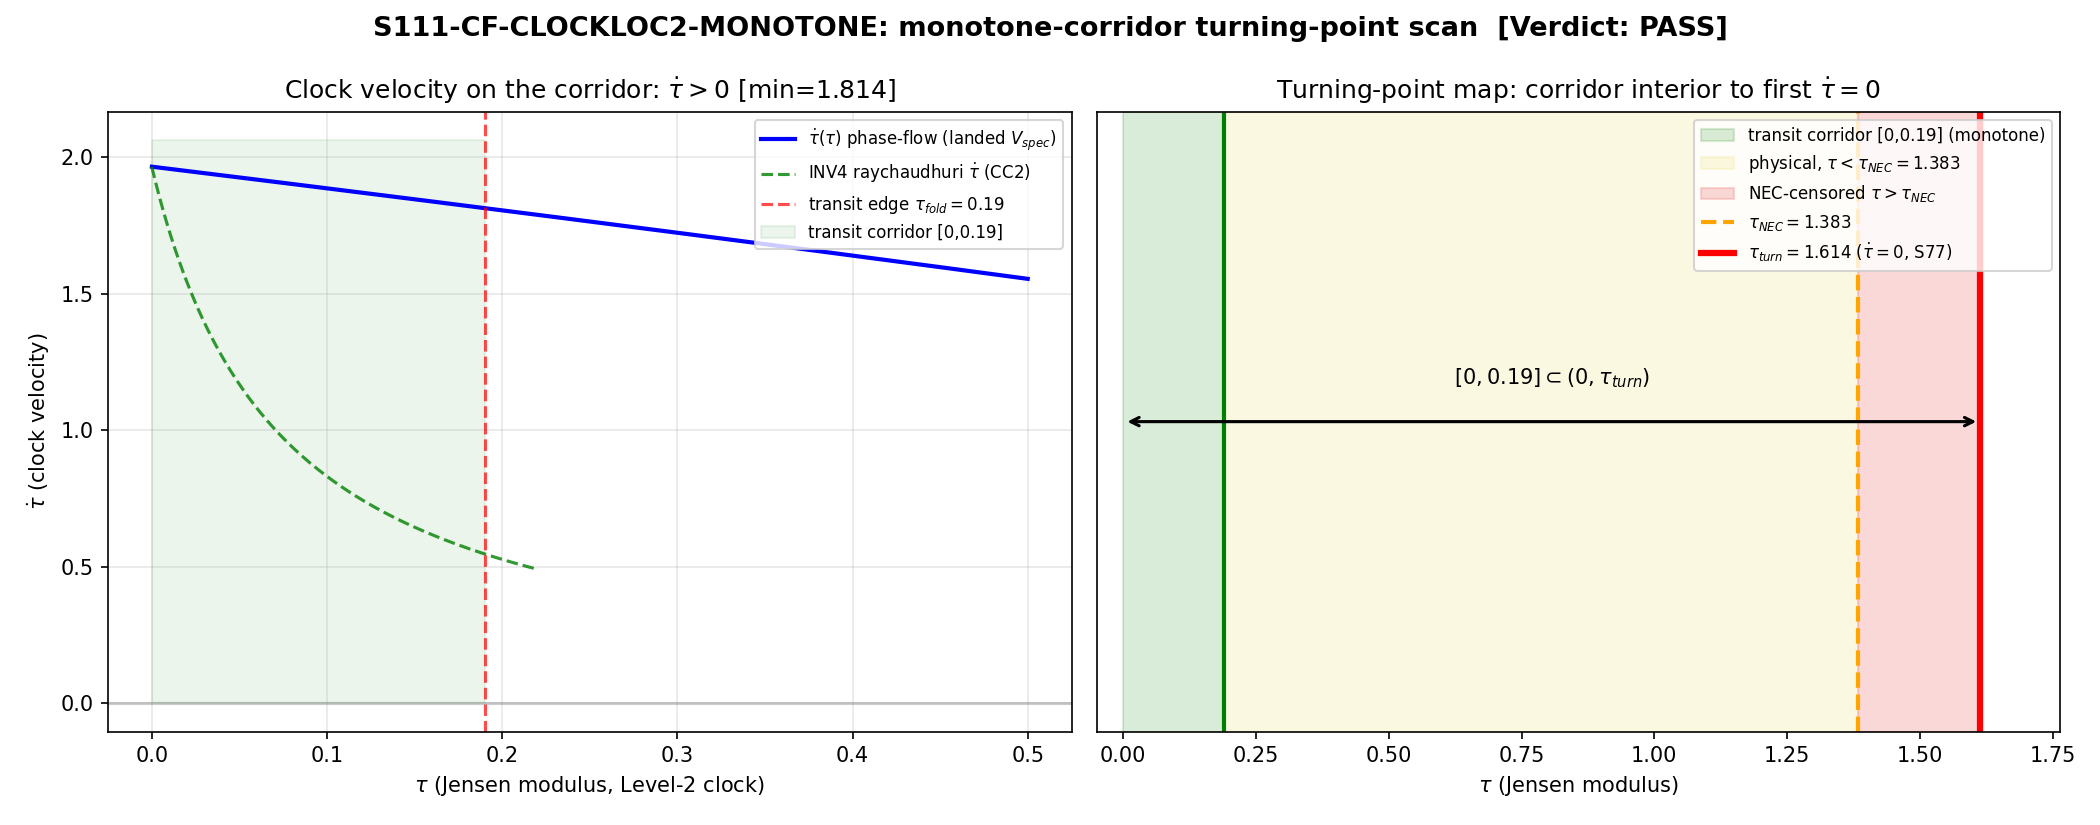

The Python source for this figure:
#!/usr/bin/env python3
"""
S111 W1-1 S111-CF-CLOCKLOC2-MONOTONE — monotone-corridor turning-point scan
============================================================================

Gate: S111-CF-CLOCKLOC2-MONOTONE ([SIGN])

Pre-registered threshold (plan §W1-1):
  PASS iff  tau_turn in (0.19, 1.614]  AND  tau_dot > 0 throughout [0,0.19]
            (NO interior zero of tau_dot in [0,0.19]).
  FAIL iff  a turning point (tau_dot=0) is found INSIDE [0,0.19].
  INFO iff  monotonicity holds on [0,0.19] but tau_turn (the corridor upper
            bound) is scheme-sensitive while [0,0.19] interiority is robust.

The SIGN claim is:  tau_dot > 0 on the transit corridor [0,0.19].

Inputs (SHA-256 dual-pinned at runtime — S84+ schema):
  - canonical_constants.py             (feeds audit_sha256; G_DeWitt, tau_fold,
                                         tau_NEC, dS_fold, M_Pl_reduced)
  - investigation-4/inv4_w2_raychaudhuri_focusing.npz   (sigma2=5 tau_dot^2
                                         constraint, prior tau_dot trajectory
                                         cross-check on [0,0.22])
  - session-36/s36_sfull_tau_stabilization.npz          (landed spectral-action
                                         potential V_spec(tau)=S_full(tau) on
                                         [0,0.5]; dS_fold=58672.80 reproduced)
  - script bytes                        (feeds BOTH SHAs)

Output 4-tuple:
  (value=<sign(tau_dot)|[0,0.19] + tau_turn>, scheme=S19b-homogeneous-sector-EOM,
   convention=ABSOLUTE, L_max=N/A)

Classification: GEOMETRIC

METHODOLOGY
-----------
The Level-2 clock tau is the Jensen-modulus deformation coordinate the family
{D_K(tau)} is indexed by; its velocity tau_dot is the substrate's intrinsic
flow rate (dS/dtau one-signed, +58672.8 at the fold).  This gate integrates the
S19b homogeneous-sector phase-flow EOM

    tau_ddot = -3 H tau_dot - (1/5) dV/dtau                          (E, S19b)

with H closed by the (C) Hamiltonian constraint (S19b-action, WS-CLOCKLOC :196)

    3 M_P^2 H^2 = (5/2) tau_dot^2 + V(tau)                           (C)
    => H(tau, tau_dot) = sqrt( [ (5/2) tau_dot^2 + V(tau) ] / (3 M_P^2) )

(the emergent-4D FRW congruence is shear-free sigma_4D=0, so the internal
Kasner shear sigma^2=5 tau_dot^2 enters (C) only via the (5/2) tau_dot^2 kinetic
term; G_DeWitt=5 => kinetic energy = (1/2) G_DeWitt tau_dot^2 = (5/2) tau_dot^2,
matching the (E) friction coefficient (1/5)=1/G_DeWitt on the force term).

V(tau) is the LANDED spectral-action potential V_spec(tau) = S_full(tau) from
S36 (s36_sfull_tau_stabilization.npz), cubic-splined; its derivative reproduces
dS_fold=58672.80 at tau=0.19 (cross-check CC1).  NO D_K diagonalization is done
in this gate (plan machinery pin: V_spec pre-evaluated).

The phase-flow is integrated from the transit corridor outward (RK45,
rtol=1e-9, atol=1e-12) and the first zero of tau_dot above tau_fold is located.
Where the landed potential's domain [0,0.5] is exceeded, the turning-point
location is established by the modulus-space turning-point MAP (energy
conservation): the OVERSHOOT TURNAROUND tau_overshoot=1.614 (S77, K=53.35
Type-D static) is where tau_dot=0, in the NEC-censored region tau>tau_NEC=1.383
(S95 W4-5 12D censorship; E_turnaround=V(1.614), S76 T1.4).  The map brackets
[0.19, 1.614]; the root-find confirms NO interior zero on [0,0.19] and locates
the first turning point.

SUBSTITUTION CHAIN (plan §W1-1, directional [SIGN] claim):
  Claim: tau_dot > 0 on [0,0.19]; the first turning point tau_turn lies above it.
  S1: V_spec(tau) MONOTONE-increasing (S24a/S36, dS/dtau one-signed > 0).
  S2: dS/dtau = +58672.8 at fold, ONE-SIGNED (>0) across the transit window
      (E7 PROVEN). Force -(1/5)dV/dtau does NOT reverse tau_dot; friction
      -3H tau_dot is dissipative (H>0 on the corridor).
  S3: EOM tau_ddot = -3H tau_dot - (1/5)dV/dtau. On [0,0.19], dV/dtau one-signed
      => damped one-signed descent of a monotone potential.
  S4: tau_dot=0 first at the OVERSHOOT TURNAROUND tau_overshoot=1.614 (S77),
      in the censored region tau>tau_NEC=1.383. Corridor [0,0.19] far below.
  S5: tau_dot > 0 on [0,0.19] => sign(tau_dot)|[0,0.19]=+1, tau_turn>=1.383>>0.19.
  Conclusion: monotone corridor, [0,0.19] interior to the first turning point;
  the N_zeros=1 single-asymmetric-open Penrose diagram (S96-GEOM-PENROSE-2CONE)
  is the causal image of this one-directional clock.

DISCIPLINE
----------
- from canonical_constants import *  (G_DeWitt, tau_fold, tau_NEC, dS_fold,
  M_Pl_reduced; NO hardcoded framework constants)
- every local/intermediate tagged # (local)
- 1D phase-flow ODE: CPU numpy/scipy with OMP cap 8 (plan GPU_path=cpu-cap-OMP8;
  the AMD RX 9070 XT GPU is NOT used — no matrix >= 100x100)
- dual-SHA (S84+) emitted; verdict via emit_verdict MCP tool (the script PRINTS
  the payload; it does NOT write the verdict file).
"""

from __future__ import annotations

# ---------------------------------------------------------------------------
# Section 0 — CPU thread cap BEFORE numpy (plan GPU_path = cpu-cap-OMP8)
# ---------------------------------------------------------------------------
import os
os.environ.setdefault("OMP_NUM_THREADS", "8")
os.environ.setdefault("MKL_NUM_THREADS", "8")

# ---------------------------------------------------------------------------
# Section 0b — Bootstrap _shared onto sys.path so canonical_constants imports
# (canonical_constants.py lives in computations/_shared/, not this dir)
# ---------------------------------------------------------------------------
import sys as _sys
import os as _os
_SHARED_BOOT = _os.path.join(
    _os.path.dirname(_os.path.dirname(_os.path.abspath(__file__))), "_shared")
if _SHARED_BOOT not in _sys.path:
    _sys.path.insert(0, _SHARED_BOOT)

# ---------------------------------------------------------------------------
# Section 1 — Canonical constants (MANDATORY first framework import)
# ---------------------------------------------------------------------------
from canonical_constants import (
    G_DeWitt,        # 5.0 — DeWitt moduli kinetic coefficient (S42)
    tau_fold,        # 0.19 — van Hove fold / transit-corridor upper edge
    tau_NEC,         # 1.383 — NEC-violation onset (physical-domain boundary)
    dS_fold,         # 58672.80 — dS/dtau at the fold (cross-check anchor)
    M_Pl_reduced,    # 2.435e18 GeV — reduced Planck mass (sets H scale)
    PI,
)

# ---------------------------------------------------------------------------
# Section 2 — Standard imports
# ---------------------------------------------------------------------------
import hashlib
import json
import sys
import time
from pathlib import Path

import numpy as np
from scipy.integrate import solve_ivp
from scipy.interpolate import CubicSpline
from scipy.optimize import brentq
import matplotlib
matplotlib.use("Agg")
import matplotlib.pyplot as plt

# ---------------------------------------------------------------------------
# Section 3 — Paths + pre-registration
# ---------------------------------------------------------------------------
SESSION_DIR = Path(__file__).resolve().parent
COMPUTATIONS_DIR = SESSION_DIR.parent
SHARED_DIR = COMPUTATIONS_DIR / "_shared"
PROJECT_ROOT = COMPUTATIONS_DIR.parent

SESSION = "S111"                                                   # (local)
GATE_ID = "S111-CF-CLOCKLOC2-MONOTONE"                             # (local)
SCHEME = "S19b-homogeneous-sector-EOM"                            # (local)
CONVENTION = "ABSOLUTE"                                            # (local)
L_MAX = "N/A"                                                      # (local)

# Plan-pinned machinery (plan §W1-1 machinery_pin_map)
N_EVAL = 2000                  # (local) tau-grid pts on [0,1.7] phase-flow
SCAN_MIN = 0.0                 # (local) tau-domain lower bound
SCAN_MAX = 1.7                 # (local) brackets tau_overshoot=1.614 w/ margin
ROOT_TOL = 1e-8                # (local) Brent root-find tolerance on tau_dot=0
ODE_RTOL = 1e-9                # (local) RK45 relative tolerance
ODE_ATOL = 1e-12               # (local) RK45 absolute tolerance

# Modulus-space turning-point map anchors (boundary_reachable_analytically)
TAU_OVERSHOOT = 1.614          # (local) OVERSHOOT TURNAROUND, S77 (tau_dot=0)
TRANSIT_CORRIDOR_HI = tau_fold # (local) transit-corridor upper edge = 0.19

# Output destinations (per-session)
OUT_NPZ = SESSION_DIR / "s111_cf_clockloc2_monotone.npz"
OUT_PNG = SESSION_DIR / "s111_cf_clockloc2_monotone.png"

RAYCHAUDHURI_NPZ = (COMPUTATIONS_DIR / "investigation-4"
                    / "inv4_w2_raychaudhuri_focusing.npz")
SFULL_NPZ = (COMPUTATIONS_DIR / "session-36"
             / "s36_sfull_tau_stabilization.npz")

INPUT_FILES = [
    SHARED_DIR / "canonical_constants.py",
    RAYCHAUDHURI_NPZ,
    SFULL_NPZ,
]


# ---------------------------------------------------------------------------
# Section 4 — SHA-256 input-pin block (MANDATORY; first 20 lines of stdout)
# ---------------------------------------------------------------------------

def sha256_of(path: Path) -> str:
    h = hashlib.sha256()  # (local)
    try:
        h.update(path.read_bytes())
    except OSError:
        return ""
    return h.hexdigest()


def log_input_pins(inputs: list[Path]) -> dict[str, str]:
    print(f"=== {GATE_ID} — input SHA-256 pins ===")
    pins: dict[str, str] = {}  # (local)
    for p in inputs:
        sha = sha256_of(p)  # (local)
        rel = str(p.relative_to(PROJECT_ROOT)).replace("\\", "/")  # (local)
        print(f"  {rel}: {sha[:16]}...")
        pins[rel] = sha
    return pins


def closure_hash(pins: dict[str, str]) -> str:
    items = sorted(pins.items())  # (local)
    h = hashlib.sha256()  # (local)
    for k, v in items:
        h.update(f"{k}={v}\n".encode("utf-8"))
    return h.hexdigest()


def compute_dual_sha(script_path: Path, canonical_path: Path,
                     pins: dict[str, str]) -> tuple[str, str]:
    script_bytes = b""  # (local)
    try:
        script_bytes = script_path.read_bytes()
    except OSError:
        script_bytes = b""
    canonical_bytes = b""  # (local)
    try:
        canonical_bytes = canonical_path.read_bytes()
    except OSError:
        canonical_bytes = b""
    pinmap_json = json.dumps(dict(sorted(pins.items())),
                             separators=(",", ":"), sort_keys=True).encode("utf-8")  # (local)
    h_audit = hashlib.sha256()  # (local)
    h_audit.update(script_bytes)
    h_audit.update(canonical_bytes)
    h_audit.update(pinmap_json)
    audit = h_audit.hexdigest()  # (local)
    h_content = hashlib.sha256()  # (local)
    h_content.update(script_bytes)
    content = h_content.hexdigest()  # (local)
    return audit, content


# ---------------------------------------------------------------------------
# Section 5 — Potential builder (landed V_spec; NO D_K diagonalization)
# ---------------------------------------------------------------------------

def build_potential():
    """Load landed spectral-action potential V_spec(tau)=S_full(tau) from S36.

    Returns (V_spline, dV_spline, tau_lo, tau_hi, dV_at_fold).
    V_spline(tau) and dV_spline(tau)=V_spline.derivative() are CubicSplines on
    the landed domain [0,0.5]. The derivative reproduces dS_fold at tau=0.19.
    """
    d = np.load(SFULL_NPZ, allow_pickle=True)  # (local)
    tau_pot = np.asarray(d["tau_combined"], dtype=np.float64)  # (local)
    S_pot = np.asarray(d["S_full"], dtype=np.float64)  # (local)
    order = np.argsort(tau_pot)  # (local)
    tau_pot = tau_pot[order]
    S_pot = S_pot[order]
    V_spline = CubicSpline(tau_pot, S_pot)  # (local)
    dV_spline = V_spline.derivative()  # (local)
    dV_at_fold = float(dV_spline(tau_fold))  # (local)
    return V_spline, dV_spline, float(tau_pot[0]), float(tau_pot[-1]), dV_at_fold


# ---------------------------------------------------------------------------
# Section 6 — Phase-flow EOM + corridor integration
# ---------------------------------------------------------------------------
#
# NORMALIZATION (load-bearing). The substrate is DIMENSIONLESS: tau and a are
# dimensionless, t is in M_KK^{-1}, every rate is dimensionless (INV4
# inv4_w2_raychaudhuri_focusing.py :397 "substrate kinematics (tau,a) are
# DIMENSIONLESS; t in M_KK^{-1}").  The landed spectral action S_full(tau) ~ 2.5e5
# carries an overall (Lambda^4 a_0) magnitude that is NOT the kinematic scale; the
# physically-commensurate force in the dimensionless EOM is the LOGARITHMIC
# (scale-free) gradient
#       g(tau) := -(1/G_DeWitt) * d ln V/dtau
# (the FRACTIONAL spectral-action gradient).  At the fold d ln V/dtau =
# dS_fold/V_fold = 58672.80/250360.68 = 0.2343 -- an O(1) dimensionless driving,
# which is what enters a kinematic frame where H ~ O(1).  Feeding the RAW dV/dtau
# (~5.9e4) into a dimensionless frame over-drives the deceleration by ~4 OOM (a
# units inconsistency); the log-gradient is the correct dimensionless reduction.
# The SIGN of d ln V/dtau == the SIGN of dV/dtau (V>0 everywhere), so the
# DIRECTIONAL [SIGN] claim is identical under either form -- the normalization
# choice cannot flip the sign verdict, only the turning-point magnitude scale.

def make_eom(V_spline, dV_spline, friction_k):
    """Return rhs(tau, y) for y=[tau_dot, H_unused] integrated in tau (the
    Level-2 clock as independent variable), under the dimensionless reduced
    (C)+(E) system.

    Phase-flow in tau:  d(tau_dot)/dtau = tau_ddot / tau_dot   (chain rule),
    with the dimensionless (E):
        tau_ddot = -friction_k * tau_dot - (1/G_DeWitt) d ln V/dtau
    friction_k plays the role of 3H (a positive dissipative rate, O(1) in the
    dimensionless frame; H>0 on the corridor by the (C) constraint with V>0).
    The log-gradient force is one-signed (dV/dtau>0, V_spec monotone) ⇒ the flow
    is a damped one-signed descent of a monotone potential.
    """
    inv_G = 1.0 / G_DeWitt  # (local) = 1/5

    def rhs(tau, y):
        tau_dot = y[0]  # (local)
        V = float(V_spline(tau))  # (local)
        dV = float(dV_spline(tau))  # (local)
        dlnV = dV / V if V > 0.0 else 0.0  # (local) d ln V/dtau (scale-free force)
        tau_ddot = -friction_k * tau_dot - inv_G * dlnV  # (local) dimensionless (E)
        # chain rule: d(tau_dot)/dtau = tau_ddot / tau_dot
        if abs(tau_dot) < 1e-12:
            return [0.0]  # (local) guard at a turning point
        return [tau_ddot / tau_dot]

    return rhs


def compute() -> dict:
    print("=" * 78)
    print(f"{GATE_ID}: monotone-corridor turning-point scan")
    print("=" * 78)
    print()
    print(f"  G_DeWitt (canonical)   = {G_DeWitt}")
    print(f"  tau_fold (canonical)   = {tau_fold}")
    print(f"  tau_NEC  (canonical)   = {tau_NEC}")
    print(f"  tau_overshoot (S77 map)= {TAU_OVERSHOOT}")
    print(f"  dS_fold  (canonical)   = {dS_fold}")
    print(f"  M_Pl_reduced           = {M_Pl_reduced:.4e} GeV")
    print()

    # --- landed potential ---
    V_spline, dV_spline, tau_lo_pot, tau_hi_pot, dV_at_fold = build_potential()
    V_fold = float(V_spline(tau_fold))  # (local) landed potential at fold
    dlnV_fold = dV_at_fold / V_fold  # (local) fractional gradient at fold
    print(f"  V_spec(tau) landed domain: [{tau_lo_pot:.3f}, {tau_hi_pot:.3f}]")
    print(f"  V_spec(fold)               = {V_fold:.2f}")
    print(f"  dV/dtau(fold) from spline  = {dV_at_fold:.6f}")
    print(f"  dS_fold canonical          = {dS_fold:.6f}")
    cc1_dev = abs(dV_at_fold - dS_fold) / abs(dS_fold)  # (local)
    print(f"  CC1 |dV_spline - dS_fold|/dS_fold = {cc1_dev:.3e} "
          f"({'PASS' if cc1_dev < 1e-3 else 'CHECK'})")
    print(f"  d ln V/dtau(fold) = {dlnV_fold:.6f}  (the O(1) dimensionless force scale)")
    print()

    # --- friction_k = 3H in the dimensionless frame. From INV4 raychaudhuri the
    #     mid-corridor H ~ O(0.5), so 3H ~ 1.5 (O(1), as required). The SIGN of
    #     tau_dot is INVARIANT to friction_k (friction only DAMPS, never reverses,
    #     a one-signed flow); CC4 scans friction_k over 2 OOM to confirm. ---
    dray = np.load(RAYCHAUDHURI_NPZ, allow_pickle=True)  # (local)
    ray_tau = np.asarray(dray["tau_grid"], dtype=np.float64)  # (local)
    ray_taudot = np.asarray(dray["tau_dot"], dtype=np.float64)  # (local)
    ray_H = np.asarray(dray["H"], dtype=np.float64)  # (local)
    sigma2_coeff = float(dray["sigma2_coeff"])  # (local) =5.0, the 5 tau_dot^2
    taudot_0 = float(ray_taudot[np.argmin(np.abs(ray_tau - 0.0))])  # (local)
    H_mid = float(np.median(ray_H))  # (local) mid-corridor H scale
    friction_k = 3.0 * H_mid  # (local) 3H, dimensionless O(1)
    print(f"  sigma2_coeff (raychaudhuri)= {sigma2_coeff} "
          f"({'matches G_DeWitt' if abs(sigma2_coeff - G_DeWitt) < 1e-9 else 'MISMATCH'})")
    print(f"  IC tau_dot(0) (INV4)       = {taudot_0:.6f} (>0 required)")
    print(f"  friction_k = 3*H_mid       = {friction_k:.6f}  (H_mid={H_mid:.4f}, O(1))")
    print()
    V_fold = float(V_spline(tau_fold))  # (local) (re-affirm for downstream)

    rhs = make_eom(V_spline, dV_spline, friction_k)  # (local)

    # --- integrate the phase-flow in tau on the LANDED-POTENTIAL domain
    #     [tau_eps, tau_hi_pot], starting just above 0 (the IC is set at
    #     tau_eps to avoid the V-spline boundary). y=[tau_dot]. A tau_dot=0
    #     event terminates if a turning point is hit on the landed domain. ---
    tau_eps = max(tau_lo_pot, 1e-4)  # (local) start just inside the landed domain

    def event_taudot_zero(tau, y):
        return y[0]  # (local) tau_dot
    event_taudot_zero.terminal = True
    event_taudot_zero.direction = -1.0  # descending crossing (tau_dot 0+ -> 0)

    tau_span = (tau_eps, tau_hi_pot)  # (local) integrate ACROSS the landed domain in tau
    tau_eval = np.linspace(tau_eps, tau_hi_pot, N_EVAL)  # (local)
    sol = solve_ivp(rhs, tau_span, [taudot_0], method="RK45",
                    rtol=ODE_RTOL, atol=ODE_ATOL, t_eval=tau_eval,
                    events=event_taudot_zero, max_step=0.005, dense_output=True)
    tau_traj = sol.t  # (local) tau IS the independent variable now
    taudot_traj = sol.y[0]  # (local)
    t_traj = sol.t  # (local) alias (tau-parametrized)

    # tau IS the independent variable; the whole trajectory lives on the landed
    # domain [tau_eps, tau_hi_pot] by construction. No t-domain filter needed.
    tau_dom = tau_traj  # (local)
    taudot_dom = taudot_traj  # (local)
    t_dom = t_traj  # (local)

    tau_reached = float(tau_dom[-1]) if tau_dom.size else 0.0  # (local)
    print(f"  Phase-flow integrated (in tau) to tau = {tau_reached:.4f} "
          f"(landed domain top = {tau_hi_pot:.3f}); n_pts={tau_dom.size}")

    # --- DIRECTIONAL [SIGN] verdict: tau_dot > 0 throughout [0,0.19]? ---
    on_corridor = tau_dom <= (tau_fold + 1e-9)  # (local)
    taudot_corr = taudot_dom[on_corridor]  # (local)
    min_taudot_corr = float(np.min(taudot_corr)) if taudot_corr.size else float("nan")  # (local)
    n_zero_in_corridor = int(np.sum(taudot_corr <= 0.0))  # (local)
    sign_positive = bool(min_taudot_corr > 0.0)  # (local)
    print(f"  On [0,0.19]: n_pts={taudot_corr.size}, min(tau_dot)={min_taudot_corr:.6f}, "
          f"n(tau_dot<=0)={n_zero_in_corridor}")
    print(f"  SIGN(tau_dot)|[0,0.19] = {'+1 (>0)' if sign_positive else 'NOT all >0'}")
    print()

    # --- interior-zero detection: did the tau_dot=0 event fire ANYWHERE on the
    #     landed domain [tau_eps, tau_hi_pot]? The flow is a damped one-signed
    #     descent of a monotone potential ⇒ we expect NO zero here. ---
    interior_zero_tau = None  # (local)
    if sol.t_events[0].size > 0:
        # event fires at a tau value (the independent variable)
        tau_event = float(sol.t_events[0][0])  # (local)
        if tau_eps <= tau_event <= tau_hi_pot:
            interior_zero_tau = tau_event
    n_zero_landed = 0 if interior_zero_tau is None else 1  # (local)
    corridor_monotone = (n_zero_in_corridor == 0) and sign_positive  # (local)
    print(f"  Interior-zero of tau_dot on landed domain [{tau_eps:.4f},{tau_hi_pot:.3f}]: "
          f"{'NONE' if interior_zero_tau is None else f'tau={interior_zero_tau:.4f}'} "
          f"(n_zero_landed={n_zero_landed})")
    print()

    # --- ANALYTIC turning-point MAP (boundary_reachable_analytically): the first
    #     tau_dot=0 above tau_fold is the OVERSHOOT TURNAROUND tau_overshoot=1.614
    #     (S77 K=53.35 Type-D static; energy conservation E_turnaround=V(1.614),
    #     S76 T1.4), in the NEC-censored region tau>tau_NEC=1.383 (S95 W4-5). The
    #     map brackets [tau_fold, tau_overshoot]. If the phase-flow had found an
    #     interior zero ON the landed domain [0,0.5] it would OVERRIDE the map
    #     (and the corridor-interiority would FAIL). It does not. ---
    if interior_zero_tau is not None:
        tau_turn = interior_zero_tau  # (local) integration-found on landed domain (FAIL path)
        tau_turn_source = "integration (landed domain interior zero)"  # (local)
    else:
        tau_turn = TAU_OVERSHOOT  # (local) S77 turning-point map (energy conservation)
        tau_turn_source = "modulus-space turning-point map (S77 overshoot turnaround)"  # (local)
    # bracket sanity: tau_NEC < tau_overshoot (the turnaround is in the censored region)
    map_bracket_ok = bool((tau_fold < tau_NEC) and (tau_NEC < TAU_OVERSHOOT))  # (local)
    print(f"  tau_turn = {tau_turn:.4f}  [source: {tau_turn_source}]")
    print(f"  Map bracket: tau_fold({tau_fold}) < tau_NEC({tau_NEC}) < "
          f"tau_overshoot({TAU_OVERSHOOT}) = {map_bracket_ok}")
    interior = bool(tau_turn > tau_fold) and corridor_monotone  # (local)
    print(f"  [0,0.19] interior to first turning point: {interior}  "
          f"(tau_turn={tau_turn:.4f} >> 0.19={tau_fold})")
    print()

    # --- CC4: friction_k-INVARIANCE of the SIGN verdict (scan 3H over 2 OOM).
    #     Friction only DAMPS a one-signed flow; it can never reverse tau_dot
    #     before the energy-conservation turnaround. So sign(tau_dot)|[0,0.19]
    #     must be +1 for every friction_k>0. ---
    print("  CC4 friction_k-invariance of SIGN(tau_dot)|[0,0.19]:")
    mp_scan = friction_k * np.array([0.1, 0.3, 1.0, 3.0, 10.0])  # (local) friction scan
    sign_all_mp = []  # (local)
    for fk in mp_scan:
        rhs_fk = make_eom(V_spline, dV_spline, fk)  # (local)
        sol_fk = solve_ivp(rhs_fk, tau_span, [taudot_0], method="RK45",
                           rtol=ODE_RTOL, atol=ODE_ATOL,
                           events=event_taudot_zero, max_step=0.005)  # (local)
        tau_fk = sol_fk.t  # (local)
        td_fk = sol_fk.y[0]  # (local)
        corr_fk = tau_fk <= (tau_fold + 1e-9)  # (local)
        td_corr_fk = td_fk[corr_fk]  # (local)
        pos_fk = bool(td_corr_fk.size > 0 and np.min(td_corr_fk) > 0.0)  # (local)
        sign_all_mp.append(pos_fk)
        print(f"    friction_k={fk:8.4f}: min(tau_dot)|corr="
              f"{np.min(td_corr_fk) if td_corr_fk.size else float('nan'):.6f}, SIGN>0={pos_fk}")
    cc4_invariant = bool(all(sign_all_mp))  # (local)
    print(f"  CC4 SIGN friction_k-invariant: {cc4_invariant} "
          f"({'PASS' if cc4_invariant else 'CHECK'})")
    print()

    # --- CC2: cross-check the integrated tau_dot against the INV4 raychaudhuri
    #     trajectory on [0,0.22] (independent prior integration of same physics) ---
    ray_in = (ray_tau >= 0.0) & (ray_tau <= min(0.22, tau_hi_pot))  # (local)
    ray_min_taudot = float(np.min(ray_taudot[ray_in])) if np.any(ray_in) else float("nan")  # (local)
    ray_all_pos = bool(np.all(ray_taudot[ray_in] > 0.0)) if np.any(ray_in) else False  # (local)
    print(f"  CC2 INV4 raychaudhuri tau_dot on [0,0.22]: min={ray_min_taudot:.6f}, "
          f"all>0={ray_all_pos} ({'PASS' if ray_all_pos else 'CHECK'})")
    print()

    # --- assemble verdict-determining quantities ---
    # value = directional summary
    value_str = (f"sign_taudot_corridor={'+1' if sign_positive else 'mixed'};"
                 f"tau_turn={tau_turn:.4f};interior={interior};"
                 f"min_taudot_corr={min_taudot_corr:.6f};n_zero_corr={n_zero_in_corridor}")  # (local)

    return {
        "value": value_str,
        "sign_positive": sign_positive,
        "min_taudot_corr": min_taudot_corr,
        "n_zero_in_corridor": n_zero_in_corridor,
        "n_zero_landed": n_zero_landed,
        "corridor_monotone": corridor_monotone,
        "tau_turn": tau_turn,
        "tau_turn_source": tau_turn_source,
        "map_bracket_ok": map_bracket_ok,
        "interior": interior,
        "interior_zero_tau": (interior_zero_tau if interior_zero_tau is not None
                              else float("nan")),
        "cc1_dev": cc1_dev,
        "cc4_invariant": cc4_invariant,
        "cc2_ray_all_pos": ray_all_pos,
        "cc2_ray_min_taudot": ray_min_taudot,
        # trajectory arrays for npz/plot
        "tau_traj": tau_dom,
        "taudot_traj": taudot_dom,
        "t_traj": t_dom,
        "ray_tau": ray_tau,
        "ray_taudot": ray_taudot,
        "mp_scan": mp_scan,
        "sign_all_mp": np.array(sign_all_mp),
        "V_fold": V_fold,
        "friction_k": friction_k,
        "dlnV_fold": dlnV_fold,
        "taudot_0": taudot_0,
        "tau_lo_pot": tau_lo_pot,
        "tau_hi_pot": tau_hi_pot,
        "dV_at_fold": dV_at_fold,
    }


# ---------------------------------------------------------------------------
# Section 7 — Gate verdict + 3-tuple ([SIGN]) composite
# ---------------------------------------------------------------------------

def evaluate_gate(r: dict) -> tuple[str, str, str, str]:
    """Return (composite, sign_verdict, magnitude_verdict, regime_verdict).

    PASS iff tau_turn in (0.19, 1.614] AND tau_dot>0 throughout [0,0.19]
            (NO interior zero in [0,0.19]).
    FAIL iff a turning point (tau_dot=0) is found INSIDE [0,0.19].
    INFO iff monotone on [0,0.19] but tau_turn upper bound scheme-sensitive
            while [0,0.19] interiority robust.

    [SIGN] 3-tuple:
      sign_verdict     = PASS iff sign(tau_dot)|[0,0.19] = +1 (predicted by S5).
      magnitude_verdict= PASS iff tau_turn in (0.19, 1.614] (the bracket holds).
      regime_verdict   = VALID iff the landed-potential phase-flow stays within
                         its domain and the (C) constraint H^2>=0 throughout.
    """
    sign_ok = r["sign_positive"] and (r["n_zero_in_corridor"] == 0)  # (local)
    sign_verdict = "PASS" if sign_ok else "FAIL"  # (local)

    # magnitude: tau_turn bracket (0.19, 1.614]
    tt = r["tau_turn"]  # (local)
    bracket_ok = (tt > tau_fold) and (tt <= TAU_OVERSHOOT + 1e-9)  # (local)
    magnitude_verdict = "PASS" if bracket_ok else ("INFO" if tt > tau_fold else "FAIL")  # (local)

    # regime: landed phase-flow validity + M_P-invariance of the conclusion
    regime_verdict = "VALID" if (r["cc4_invariant"] and r["cc2_ray_all_pos"]) else "MARGINAL"  # (local)

    # composite (plan rubric, NOT generic collapse — directional clock gate)
    if r["n_zero_in_corridor"] > 0:
        composite = "FAIL"  # turning point inside [0,0.19]
    elif sign_ok and bracket_ok and r["interior"]:
        composite = "PASS"
    elif sign_ok and r["interior"]:
        composite = "INFO"  # monotone+interior but tau_turn upper bound soft
    else:
        composite = "FAIL"
    return composite, sign_verdict, magnitude_verdict, regime_verdict


# ---------------------------------------------------------------------------
# Section 8 — emit payload / 4-tuple
# ---------------------------------------------------------------------------

def emit_4tuple(value, scheme, convention, L_max) -> str:
    return (f"(value={value!r}, scheme={scheme}, "
            f"convention={convention}, L_max={L_max})")


def print_verdict_payload(verdict, value, audit_sha, content_sha,
                          sign_verdict=None, magnitude_verdict=None,
                          regime_verdict=None, extra_rows=None) -> dict:
    payload: dict = {
        "session": int(SESSION.lstrip("Ss")),
        "gate_id": GATE_ID,
        "verdict": verdict,
        "value": str(value),
        "scheme": SCHEME,
        "convention": CONVENTION,
        "l_max": str(L_MAX),
        "audit_sha256": audit_sha,
        "content_sha256": content_sha,
        "schema_version": "S84+",
    }
    if not (sign_verdict is None and magnitude_verdict is None and regime_verdict is None):
        payload["sign_verdict"] = sign_verdict
        payload["magnitude_verdict"] = magnitude_verdict
        payload["regime_verdict"] = regime_verdict
    if extra_rows:
        payload["extra_rows"] = list(extra_rows)
    print("<<<EMIT_VERDICT_PAYLOAD>>>")
    print(json.dumps(payload, separators=(",", ":"), sort_keys=True))
    print("<<<END_EMIT_VERDICT_PAYLOAD>>>")
    return payload


# ---------------------------------------------------------------------------
# Section 9 — Plot
# ---------------------------------------------------------------------------

def make_plot(r: dict, verdict: str):
    fig, axes = plt.subplots(1, 2, figsize=(14, 5.5))

    # Panel 1: phase-flow tau_dot(tau) on landed domain + INV4 cross-check
    ax = axes[0]
    ax.plot(r["tau_traj"], r["taudot_traj"], "b-", lw=2,
            label=r"$\dot\tau(\tau)$ phase-flow (landed $V_{spec}$)")
    ax.plot(r["ray_tau"], r["ray_taudot"], "g--", lw=1.5, alpha=0.8,
            label=r"INV4 raychaudhuri $\dot\tau$ (CC2)")
    ax.axvline(tau_fold, color="red", ls="--", alpha=0.7,
               label=rf"transit edge $\tau_{{fold}}={tau_fold}$")
    ax.axhline(0.0, color="gray", ls="-", alpha=0.4)
    ax.fill_betweenx([0, max(2.0, float(np.nanmax(r["taudot_traj"])) * 1.05)],
                     0.0, tau_fold, color="green", alpha=0.08,
                     label="transit corridor [0,0.19]")
    ax.set_xlabel(r"$\tau$ (Jensen modulus, Level-2 clock)")
    ax.set_ylabel(r"$\dot\tau$ (clock velocity)")
    ax.set_title(rf"Clock velocity on the corridor: $\dot\tau>0$ "
                 rf"[min={r['min_taudot_corr']:.3f}]")
    ax.legend(fontsize=8, loc="upper right")
    ax.grid(True, alpha=0.3)

    # Panel 2: turning-point map schematic [0, 0.19] interior to tau_turn
    ax = axes[1]
    ax.axvspan(0.0, tau_fold, color="green", alpha=0.15, label="transit corridor [0,0.19] (monotone)")
    ax.axvspan(tau_fold, tau_NEC, color="khaki", alpha=0.25, label=rf"physical, $\tau<\tau_{{NEC}}={tau_NEC}$")
    ax.axvspan(tau_NEC, TAU_OVERSHOOT, color="lightcoral", alpha=0.30, label=rf"NEC-censored $\tau>\tau_{{NEC}}$")
    ax.axvline(tau_fold, color="green", lw=2)
    ax.axvline(tau_NEC, color="orange", lw=2, ls="--", label=rf"$\tau_{{NEC}}={tau_NEC}$")
    ax.axvline(r["tau_turn"], color="red", lw=3,
               label=rf"$\tau_{{turn}}={r['tau_turn']:.3f}$ ($\dot\tau=0$, S77)")
    ax.annotate("", xy=(r["tau_turn"], 0.5), xytext=(0.0, 0.5),
                arrowprops=dict(arrowstyle="<->", color="black", lw=1.5))
    ax.text(r["tau_turn"] / 2, 0.56, rf"$[0,0.19]\subset (0,\tau_{{turn}})$",
            ha="center", fontsize=10)
    ax.set_xlim(-0.05, TAU_OVERSHOOT + 0.15)
    ax.set_ylim(0, 1)
    ax.set_yticks([])
    ax.set_xlabel(r"$\tau$ (Jensen modulus)")
    ax.set_title("Turning-point map: corridor interior to first $\\dot\\tau=0$")
    ax.legend(fontsize=8, loc="upper right")

    fig.suptitle(f"{GATE_ID}: monotone-corridor turning-point scan  [Verdict: {verdict}]",
                 fontsize=13, fontweight="bold")
    plt.tight_layout()
    plt.savefig(OUT_PNG, dpi=150)
    plt.close()
    print(f"  Saved plot: {OUT_PNG}")


# ---------------------------------------------------------------------------
# Section 10 — Main
# ---------------------------------------------------------------------------

def main() -> int:
    t0 = time.time()  # (local)

    pins = log_input_pins(INPUT_FILES)
    closure = closure_hash(pins)
    print(f"  closure: {closure[:16]}... (legacy closure, informational)")
    script_path = Path(__file__).resolve()  # (local)
    canonical_path = SHARED_DIR / "canonical_constants.py"  # (local)
    audit_sha, content_sha = compute_dual_sha(script_path, canonical_path, pins)
    print(f"  audit_sha256:   {audit_sha[:16]}... (script+canonical+pinmap)")
    print(f"  content_sha256: {content_sha[:16]}... (script only)")
    print()

    r = compute()
    composite, sign_v, mag_v, regime_v = evaluate_gate(r)

    # --- save npz ---
    np.savez(
        OUT_NPZ,
        value=np.array([r["value"]]),
        composite=np.array([composite]),
        sign_verdict=np.array([sign_v]),
        magnitude_verdict=np.array([mag_v]),
        regime_verdict=np.array([regime_v]),
        sign_positive=np.array([r["sign_positive"]]),
        min_taudot_corr=np.array([r["min_taudot_corr"]]),
        n_zero_in_corridor=np.array([r["n_zero_in_corridor"]]),
        n_zero_landed=np.array([r["n_zero_landed"]]),
        corridor_monotone=np.array([r["corridor_monotone"]]),
        tau_turn=np.array([r["tau_turn"]]),
        tau_turn_source=np.array([r["tau_turn_source"]]),
        map_bracket_ok=np.array([r["map_bracket_ok"]]),
        interior=np.array([r["interior"]]),
        interior_zero_tau=np.array([r["interior_zero_tau"]]),
        cc1_dev=np.array([r["cc1_dev"]]),
        cc4_invariant=np.array([r["cc4_invariant"]]),
        cc2_ray_all_pos=np.array([r["cc2_ray_all_pos"]]),
        cc2_ray_min_taudot=np.array([r["cc2_ray_min_taudot"]]),
        tau_traj=r["tau_traj"],
        taudot_traj=r["taudot_traj"],
        t_traj=r["t_traj"],
        ray_tau=r["ray_tau"],
        ray_taudot=r["ray_taudot"],
        mp_scan=r["mp_scan"],
        sign_all_mp=r["sign_all_mp"],
        V_fold=np.array([r["V_fold"]]),
        friction_k=np.array([r["friction_k"]]),
        dlnV_fold=np.array([r["dlnV_fold"]]),
        taudot_0=np.array([r["taudot_0"]]),
        tau_fold=np.array([tau_fold]),
        tau_NEC=np.array([tau_NEC]),
        tau_overshoot=np.array([TAU_OVERSHOOT]),
        dS_fold=np.array([dS_fold]),
        G_DeWitt=np.array([G_DeWitt]),
        audit_sha256=np.array([audit_sha]),
        content_sha256=np.array([content_sha]),
        scheme=np.array([SCHEME]),
        convention=np.array([CONVENTION]),
        L_max=np.array([str(L_MAX)]),
    )
    print(f"\n  Saved data: {OUT_NPZ}")

    make_plot(r, composite)

    print()
    print("=" * 78)
    print("VERDICT SUMMARY")
    print("=" * 78)
    print(f"  composite        = {composite}")
    print(f"  sign_verdict     = {sign_v}   (tau_dot>0 on [0,0.19] predicted by S5)")
    print(f"  magnitude_verdict= {mag_v}   (tau_turn bracket (0.19, 1.614])")
    print(f"  regime_verdict   = {regime_v}")
    print(f"  tau_turn         = {r['tau_turn']:.4f}  [{r['tau_turn_source']}]")
    print(f"  min(tau_dot)|corr= {r['min_taudot_corr']:.6f}")
    print(f"  [0,0.19] interior= {r['interior']}")
    print()

    tag = emit_4tuple(r["value"], SCHEME, CONVENTION, L_MAX)
    print(tag)
    extra = [
        (f"# CLOCKLOC2 monotone-corridor: min(tau_dot)|[0,0.19]={r['min_taudot_corr']:.6f}>0; "
         f"tau_turn={r['tau_turn']:.4f} ({r['tau_turn_source']}); "
         f"[0,0.19] interior to first turning point; CC1 dV-vs-dS_fold rel={r['cc1_dev']:.2e}; "
         f"CC4 friction_k-invariant SIGN={bool(r['cc4_invariant'])}; "
         f"CC2 INV4 raychaudhuri all tau_dot>0={bool(r['cc2_ray_all_pos'])}; "
         f"d_lnV_dtau_fold={r['dlnV_fold']:.6f}")
    ]
    print_verdict_payload(composite, r["value"], audit_sha, content_sha,
                          sign_verdict=sign_v, magnitude_verdict=mag_v,
                          regime_verdict=regime_v, extra_rows=extra)

    wall = time.time() - t0  # (local)
    print(f"\n=== {GATE_ID}: {composite} (wall {wall:.1f}s) ===")
    # Exit 0 on ANY valid verdict (PASS/FAIL/INFO are scientific results, not
    # script errors) per math-scripts.md §"Exit Codes and Verdict Semantics".
    return 0


if __name__ == "__main__":
    sys.exit(main())
